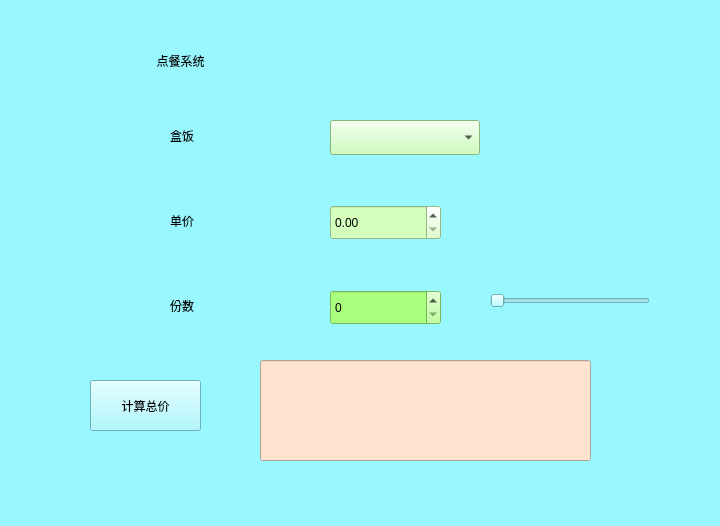
<?xml version="1.0" encoding="UTF-8"?>
<ui version="4.0">
 <class>Widget</class>
 <widget class="QWidget" name="Widget">
  <property name="geometry">
   <rect>
    <x>0</x>
    <y>0</y>
    <width>720</width>
    <height>526</height>
   </rect>
  </property>
  <property name="windowTitle">
   <string>Widget</string>
  </property>
  <property name="styleSheet">
   <string notr="true">background-color: rgb(153, 247, 255);</string>
  </property>
  <widget class="QPushButton" name="pushButtonCalc">
   <property name="geometry">
    <rect>
     <x>90</x>
     <y>380</y>
     <width>111</width>
     <height>51</height>
    </rect>
   </property>
   <property name="text">
    <string>计算总价</string>
   </property>
  </widget>
  <widget class="QComboBox" name="comboBoxSnacks">
   <property name="geometry">
    <rect>
     <x>330</x>
     <y>120</y>
     <width>150</width>
     <height>35</height>
    </rect>
   </property>
   <property name="styleSheet">
    <string notr="true">background-color: rgb(190, 255, 170);
font: 18pt &quot;Agency FB&quot;;</string>
   </property>
  </widget>
  <widget class="QSpinBox" name="spinBoxCount">
   <property name="geometry">
    <rect>
     <x>330</x>
     <y>290</y>
     <width>111</width>
     <height>35</height>
    </rect>
   </property>
   <property name="styleSheet">
    <string notr="true">background-color: rgb(170, 255, 127);
font: 18pt &quot;Agency FB&quot;;
align:center</string>
   </property>
  </widget>
  <widget class="QDoubleSpinBox" name="doubleSpinBoxPrice">
   <property name="geometry">
    <rect>
     <x>330</x>
     <y>205</y>
     <width>111</width>
     <height>35</height>
    </rect>
   </property>
   <property name="styleSheet">
    <string notr="true">background-color: rgb(212, 255, 189);
font: 18pt &quot;Agency FB&quot;;</string>
   </property>
  </widget>
  <widget class="QLabel" name="label">
   <property name="geometry">
    <rect>
     <x>130</x>
     <y>30</y>
     <width>391</width>
     <height>61</height>
    </rect>
   </property>
   <property name="styleSheet">
    <string notr="true">font: 36pt &quot;Agency FB&quot;;</string>
   </property>
   <property name="text">
    <string>        点餐系统</string>
   </property>
  </widget>
  <widget class="QSlider" name="horizontalSlider">
   <property name="geometry">
    <rect>
     <x>490</x>
     <y>290</y>
     <width>160</width>
     <height>22</height>
    </rect>
   </property>
   <property name="orientation">
    <enum>Qt::Horizontal</enum>
   </property>
  </widget>
  <widget class="QLineEdit" name="lineEditTotal">
   <property name="geometry">
    <rect>
     <x>260</x>
     <y>360</y>
     <width>331</width>
     <height>101</height>
    </rect>
   </property>
   <property name="styleSheet">
    <string notr="true">font: 26pt &quot;Agency FB&quot;;
background-color: rgb(255, 227, 207);</string>
   </property>
   <property name="text">
    <string/>
   </property>
  </widget>
  <widget class="QLabel" name="label_2">
   <property name="geometry">
    <rect>
     <x>170</x>
     <y>120</y>
     <width>101</width>
     <height>31</height>
    </rect>
   </property>
   <property name="styleSheet">
    <string notr="true">font: 18pt &quot;Agency FB&quot;;</string>
   </property>
   <property name="text">
    <string>盒饭</string>
   </property>
  </widget>
  <widget class="QLabel" name="label_3">
   <property name="geometry">
    <rect>
     <x>170</x>
     <y>205</y>
     <width>101</width>
     <height>31</height>
    </rect>
   </property>
   <property name="styleSheet">
    <string notr="true">font: 18pt &quot;Agency FB&quot;;</string>
   </property>
   <property name="text">
    <string>单价</string>
   </property>
  </widget>
  <widget class="QLabel" name="label_4">
   <property name="geometry">
    <rect>
     <x>170</x>
     <y>290</y>
     <width>101</width>
     <height>31</height>
    </rect>
   </property>
   <property name="styleSheet">
    <string notr="true">font: 18pt &quot;Agency FB&quot;;</string>
   </property>
   <property name="text">
    <string>份数</string>
   </property>
  </widget>
 </widget>
 <layoutdefault spacing="6" margin="11"/>
 <resources/>
 <connections/>
</ui>
